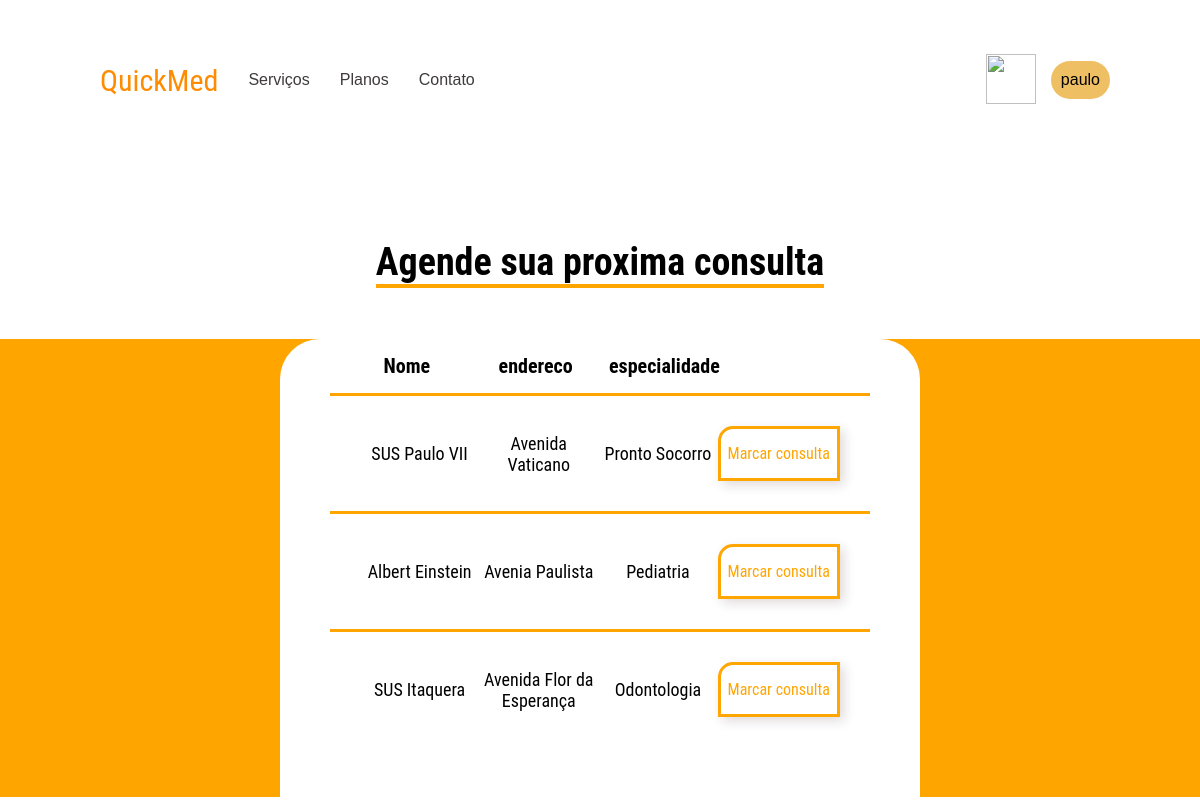
Screenshot of /marcarconsulta/3 with the database file from the repository.
### models/banco.py (models this page shows, shortened)
class Usuario(db.Model):
    __tablename__ = 'usuarios'
    id = db.Column(db.Integer, primary_key=True, autoincrement=True)
    nome = db.Column(db.String(150))
    email = db.Column(db.String(50))
    senha = db.Column(db.String(40))
    consultas = db.relationship('Consulta', backref='usuario')

class Hospital(db.Model):
    __tablename__ = "hospitais"
    id = db.Column(db.Integer, primary_key=True, autoincrement=True)
    nome = db.Column(db.String(150))
    email = db.Column(db.String(50))
    endereco = db.Column(db.String(50))
    especialidade = db.Column(db.String(50))
    senha = db.Column(db.String(40))
    consutas = db.relationship('Consulta', backref='hospital')

### routes/bP.py (the view)
@bP.route('/marcarconsulta/<user_id>')
def appointment(user_id=0):
    user_query = Usuario.query.filter_by(id = user_id).first()
    hosp_query = Hospital.query.all()
    return render_template('appointment_page.html', user = user_query, hosps = hosp_query, ent=user_query)

### templates/appointment_page.html (shortened to what this page needs)
<!DOCTYPE html>
<html lang="pt-br">
<head>
    <link rel="stylesheet" href="{{ url_for('static',    filename='css/appointment_style.css') }}">
</head>
<body>
    {% extends 'base_logged.html' %}
    {% block content %}
        {% block nome %} {{user.nome}} {% endblock %}
    {% set messages = get_flashed_messages() %}
    <h1 id="titulo-principal"><span>Agende sua proxima consulta</span></h1>
    <section class="conteudo-principal">
        <section class="lista-hospital">
            <div class="titulos">
                <p class="item">Nome</p>
                <p class="item">endereco</p>
                <p class="item">especialidade</p>
                <p class="item"></p>
            </div>
            {% for hosp in hosps %}
            <div class="hospital">
                <p class="item carac-hospital"> {{ hosp.nome }} </p>
                <p class="item carac-hospital"> {{ hosp.endereco }} </p>
                <p class="item carac-hospital"> {{ hosp.especialidade }}</p>
                <a class="item botao-consulta" href="{{ url_for('bP.cria_consulta', hosp_id = hosp.id, user_id = user.id ) }}">Marcar consulta</a>
            </div>
            {% endfor %}
        </section>
    </section>
    {% endblock %}

### static/css/appointment_style.css (style rules this page uses)
body { font-family: 'Roboto Condensed', sans-serif; }
#titulo-principal { margin: 130px 0px 25px 0px; text-align: center; font-size: 38px; }
#titulo-principal > span { border-bottom: 4px solid orange; }
.conteudo-principal { margin-top: 55px; background-color: orange }
.lista-hospital { display: flex; flex-direction: column; align-items: center; margin: 0 280px; background-color: white; padding: 0px 50px 50px 50px; border-top-left-radius: 40px; border-top-right-radius: 40px; }
.item { width: 150px; text-align: center; }
.titulos { width: 100%; display: flex; flex-direction: row; padding: 15px 20px 0px 20px; justify-content: space-between; gap: 15px; margin-bottom: 15px; font-weight: bold; font-size: 20px; }
.hospital { width: 100%; display: flex; flex-direction: row; justify-content: space-between; align-items: center; border-top: 3px solid orange; padding: 30px; }
.carac-hospital { font-size: 18px; }
.botao-consulta { border: 3px solid rgb(255, 166, 0); box-shadow: 4px 4px 12px rgba(50, 0, 0, 0.15); border-top-left-radius: 15px; background-color: white; color: orange; padding: 15px 5px 15px 5px; }

### static/css/base_style.css (style rules this page uses)
* { margin: 0; padding: 0; box-sizing: border-box; text-decoration: none; }
body { font-size: 100%; }

### rows the page displays
Usuario: nome "paulo"
Hospital: nome "SUS Paulo VII", endereco "Avenida Vaticano", especialidade "Pronto Socorro"
Hospital: nome "Albert Einstein", endereco "Avenia Paulista", especialidade "Pediatria"
Hospital: nome "SUS Itaquera", endereco "Avenida Flor da Esperança", especialidade "Odontologia"
